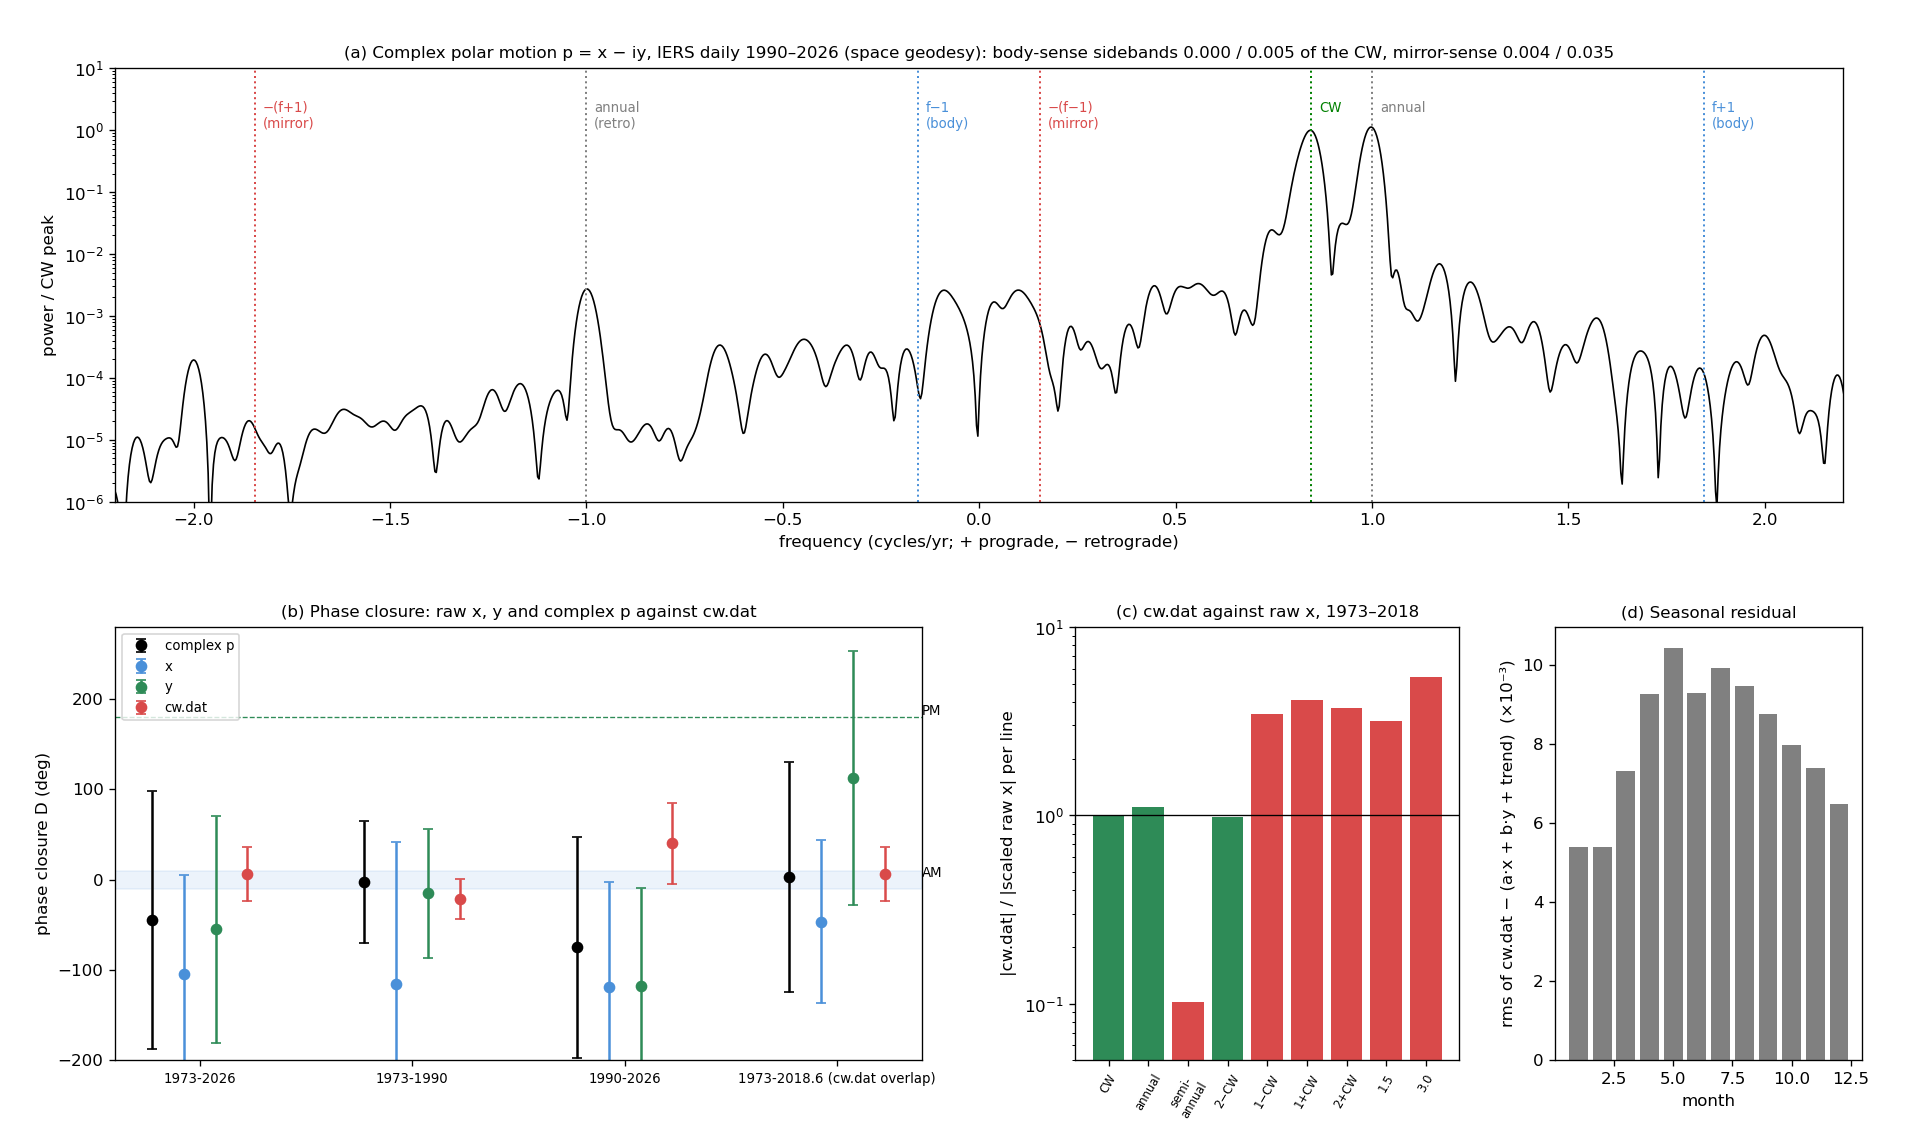

Write the Python code that produced this figure.
#!/usr/bin/env python3
"""Is the annual amplitude modulation of the Chandler wobble in the Earth, or in how cw.dat was made? (2026-10-23)
Discussion: cw_data_tests.md, section 2.

Data: IERS Rapid Service daily polar motion (USNO finals2000A.all, measured rows only, 1973-now; fetch_eop.py),
averaged into 0.05-yr bins like cw.dat.

Two tests of the 1 -/+ CW sidebands:
  phase closure  D = phi(f+1) + phi(f-1) - 2 phi(f): 0 for amplitude modulation, 180 deg for phase modulation;
                 run on x and y separately (as for cw.dat) and on complex polar motion p = x - i y (CW prograde)
  sense test     in p, a modulation of the wobble itself rescales a circular motion, so its sidebands are one-sided:
                 +(f+1) = +1.843 and +(f-1) = -0.157 cycles/yr only. A modulation (or processing step) acting on one
                 component alone is a real-signal product and puts equal power at the mirror lines -1.843 and +0.157.
                 R = mirror-sense / body-sense sideband power: 0 for the body, 1 for a single-component artifact.
    python3 cw_eop_closure.py  -> cw_eop_closure.png, cw_eop_closure.json
"""
import json
from pathlib import Path

import matplotlib
import numpy as np

matplotlib.use("Agg")
import matplotlib.pyplot as plt  # noqa: E402

HERE = Path(__file__).resolve().parent
FINALS = HERE / "data" / "finals2000A.all"
YEAR = 365.2422
T_REF = 2000.0
DT = 0.05
WINDOWS = {"1973-2026": (1973.0, 2026.9), "1973-1990": (1973.0, 1990.0), "1990-2026": (1990.0, 2026.9),
           "1973-2018.6 (cw.dat overlap)": (1973.0, 2018.6)}


def load_finals():
    t, x, y = [], [], []
    for line in FINALS.read_text().splitlines():
        if len(line) < 46 or line[16] != "I":
            continue
        mjd = float(line[7:15]); t.append(2000.0 + (mjd - 51544.5) / 365.25)
        x.append(float(line[18:27])); y.append(float(line[37:46]))
    t, x, y = map(np.array, (t, x, y))
    edges = np.arange(np.floor(t[0] / DT) * DT, t[-1] + DT, DT)
    k = np.digitize(t, edges) - 1
    n = np.bincount(k, minlength=len(edges)); ok = n >= 5
    tb = (edges[:-1] + DT / 2)[ok[:-1]]
    xb = (np.bincount(k, x, len(edges)) / np.maximum(n, 1))[:-1][ok[:-1]]
    yb = (np.bincount(k, y, len(edges)) / np.maximum(n, 1))[:-1][ok[:-1]]
    return tb, xb, yb


def fit_lines(t, z, freqs, poly=2):
    """Least squares z ~ poly(t) + sum c_nu exp(i 2 pi nu (t - T_REF)); complex z, signed frequencies.
    For real z, pass pairs of cos/sin by fitting the real and imaginary parts of c separately (real=True)."""
    tc = (t - t.mean()) / 50.0
    cols = [tc ** k for k in range(poly + 1)] + [np.exp(2j * np.pi * nu * (t - T_REF)) for nu in freqs]
    G = np.column_stack(cols).astype(complex)
    c, *_ = np.linalg.lstsq(G, z.astype(complex), rcond=None)
    return dict(zip(freqs, c[poly + 1:])), z - G @ c, G @ c


def fit_real(t, x, freqs, poly=2):
    """Real series: cos/sin at each positive frequency; returns phasors A e^{i phi} for x = A cos(2 pi f t + phi)."""
    tc = (t - t.mean()) / 50.0
    cols = [tc ** k for k in range(poly + 1)]
    for f in freqs:
        ph = 2 * np.pi * f * (t - T_REF); cols += [np.cos(ph), np.sin(ph)]
    G = np.column_stack(cols); c, *_ = np.linalg.lstsq(G, x, rcond=None)
    out = {f: complex(c[poly + 1 + 2 * i], -c[poly + 2 + 2 * i]) for i, f in enumerate(freqs)}
    return out, x - G @ c, G @ c


def closure(c, fc):
    D = np.angle(c[fc + 1] * c[fc - 1] / c[fc] ** 2)
    z = c[fc] / c[fc + 1] / abs(c[fc] / c[fc + 1]) + c[fc - 1] / c[fc] / abs(c[fc - 1] / c[fc])
    return float(D), float((np.angle(z) / (2 * np.pi)) % 1.0 * YEAR)


def complex_freqs(fc):
    return [fc, -fc, 1.0, -1.0, 2.0, -2.0, fc + 1, fc - 1, -(fc + 1), -(fc - 1), fc + 2, fc - 2]


def real_freqs(fc):
    return [fc, fc + 1, fc - 1, fc + 2, fc - 2, 1.0, 2.0]   # fc - 1, fc - 2 negative: the folded images


def best_fc(t, z, cplx):
    grid = np.linspace(0.835, 0.852, 171)
    if cplx:
        return float(grid[np.argmax([abs(fit_lines(t, z, [f, 1.0, -1.0])[0][f]) for f in grid])])
    return float(grid[np.argmax([abs(fit_real(t, z, [f, 1.0])[0][f]) for f in grid])])


def analyse_complex(t, p, nboot=300, seed=0):
    fc = best_fc(t, p, True)
    c, resid, model = fit_lines(t, p, complex_freqs(fc))
    D, day = closure(c, fc)
    A = abs(c[fc])
    body = abs(c[fc + 1]) ** 2 + abs(c[fc - 1]) ** 2
    mirror = abs(c[-(fc + 1)]) ** 2 + abs(c[-(fc - 1)]) ** 2
    r = dict(fc=fc, cw_amp_mas=1e3 * A, ratio_u=abs(c[fc + 1]) / A, ratio_l=abs(c[fc - 1]) / A,
             mirror_u=abs(c[-(fc + 1)]) / A, mirror_l=abs(c[-(fc - 1)]) / A, R=float(mirror / body),
             retro_cw=abs(c[-fc]) / A, D=D, am_peak_day=day)
    rng = np.random.default_rng(seed); blk = 40; n = len(p); Ds, days, Rs = [], [], []
    for _ in range(nboot):
        st = rng.integers(0, n - blk, n // blk + 1)
        pb = model + np.concatenate([resid[s:s + blk] for s in st])[:n]
        cb, _, _ = fit_lines(t, pb, complex_freqs(fc)); d, dd = closure(cb, fc); Ds.append(d); days.append(dd)
        Rs.append((abs(cb[-(fc + 1)]) ** 2 + abs(cb[-(fc - 1)]) ** 2) / (abs(cb[fc + 1]) ** 2 + abs(cb[fc - 1]) ** 2))
    circ = lambda a: float(np.degrees(np.sqrt(-2 * np.log(abs(np.mean(np.exp(1j * np.array(a))))))))
    r["D_sd_deg"] = circ(Ds); r["am_peak_day_sd"] = circ(2 * np.pi * np.array(days) / YEAR) / 360 * YEAR
    r["R_p16_p84"] = [float(np.percentile(Rs, 16)), float(np.percentile(Rs, 84))]
    return r


def analyse_real(t, x, nboot=300, seed=0):
    fc = best_fc(t, x, False)
    c, resid, model = fit_real(t, x, real_freqs(fc))
    D, day = closure(c, fc); A = abs(c[fc])
    r = dict(fc=fc, ratio_u=abs(c[fc + 1]) / A, ratio_l=abs(c[fc - 1]) / A, D=D, am_peak_day=day)
    rng = np.random.default_rng(seed); blk = 40; n = len(x); Ds = []
    for _ in range(nboot):
        st = rng.integers(0, n - blk, n // blk + 1)
        cb, _, _ = fit_real(t, model + np.concatenate([resid[s:s + blk] for s in st])[:n], real_freqs(fc))
        Ds.append(closure(cb, fc)[0])
    r["D_sd_deg"] = float(np.degrees(np.sqrt(-2 * np.log(abs(np.mean(np.exp(1j * np.array(Ds))))))))
    return r


def which_component(tb, xb, yb, td, xd):
    """Correlate cw.dat with x and y after removing a quadratic, over the overlap (both on the 0.05-yr grid)."""
    m = (td >= tb[0]) & (td <= tb[-1])
    out = {}
    for name, s in (("x", xb), ("y", yb)):
        si = np.interp(td[m], tb, s)
        tc = td[m] - td[m].mean(); P = np.polyval(np.polyfit(tc, si, 2), tc)
        out[name] = float(np.corrcoef(si - P, xd[m])[0, 1])
    k = np.polyfit(np.interp(td[m], tb, xb if abs(out["x"]) > abs(out["y"]) else yb) -
                   np.polyval(np.polyfit(td[m] - td[m].mean(), np.interp(td[m], tb, xb if abs(out["x"]) > abs(out["y"]) else yb), 2),
                              td[m] - td[m].mean()), xd[m], 1)[0]
    out["scale_cwdat_per_arcsec"] = float(k)
    return out


def cwdat_vs_raw(tb, xb, yb, td, xd, a=1973.0, b=2018.6):
    """How cw.dat relates to raw x, y: per-line gains, what is left after regressing on x and y, and its season."""
    m = (td >= a) & (td <= b); t, c = td[m], xd[m]
    x, y = np.interp(t, tb, xb), np.interp(t, tb, yb)
    fc = 0.8427
    fr = [fc, fc + 1, fc - 1, fc + 2, fc - 2, 1.0, 2.0, 1.5, 3.0]
    cc, _, _ = fit_real(t, c, fr); cx, _, _ = fit_real(t, x, fr)
    k0 = abs(cc[fc] / cx[fc])
    gains = {f"{f:.4f}": dict(cwdat=abs(cc[f]), x_scaled=abs(cx[f]) * k0, gain=abs(cc[f] / cx[f]) / k0) for f in fr}
    tc = t - t.mean()
    G = np.column_stack([x, y, np.ones_like(t), tc, tc ** 2]); k, *_ = np.linalg.lstsq(G, c, rcond=None); r = c - G @ k
    month = ((t % 1) * 12).astype(int)
    seg = {}
    for s0, s1 in ((1973, 1985), (1985, 1997), (1997, 2009), (2009, 2018.6)):
        mm = (t >= s0) & (t < s1); Gs = np.column_stack([x[mm], np.ones(mm.sum()), tc[mm]])
        seg[f"{s0}-{s1}"] = float(np.linalg.lstsq(Gs, c[mm], rcond=None)[0][0])
    def pk(sig, lo, hi):
        s = (sig - sig.mean()) * np.hanning(len(sig)); f = np.fft.rfftfreq(len(s) * 8, DT)
        P = np.abs(np.fft.rfft(s, len(s) * 8)) ** 2; return P[(f > lo) & (f < hi)].max()
    ref = pk(c, 0.8, 0.9)
    d = np.diff(td); brk = [float(td[j + 1]) for j in np.where(abs(d - DT) > 1e-4)[0]]
    return dict(window=[a, b], fc=fc, x_coef=float(k[0]), y_coef=float(k[1]), resid_over_cwdat_std=float(r.std() / c.std()),
                gains=gains, gain_by_segment=seg, resid_rms_by_month=[float(r[month == j].std()) for j in range(12)],
                sat_power_cwdat=[pk(c, 0.12, 0.2) / ref, pk(c, 1.8, 1.9) / ref],
                sat_power_resid=[pk(r, 0.12, 0.2) / ref, pk(r, 1.8, 1.9) / ref], grid_breaks=brk)


def main():
    if not FINALS.exists():
        raise SystemExit("data/finals2000A.all missing: run fetch_eop.py first")
    tb, xb, yb = load_finals()
    p = xb - 1j * yb                                   # prograde convention: the CW turns at +0.843 cycles/yr
    cw = np.loadtxt(HERE.parent / "cw.dat"); td, xd = cw[:, 0], cw[:, 1]
    out = {"span": [float(tb[0]), float(tb[-1])], "n": int(len(tb)), "component": which_component(tb, xb, yb, td, xd),
           "cwdat_vs_raw": cwdat_vs_raw(tb, xb, yb, td, xd), "windows": {}}
    for name, (a, b) in WINDOWS.items():
        m = (tb >= a) & (tb < b)
        w = {"complex p": analyse_complex(tb[m], p[m]), "x": analyse_real(tb[m], xb[m]), "y": analyse_real(tb[m], yb[m])}
        md = (td >= a) & (td < b)
        if md.sum() > 200:
            w["cw.dat"] = analyse_real(td[md], xd[md])
        out["windows"][name] = w
    (HERE / "cw_eop_closure.json").write_text(json.dumps(out, indent=1))
    report(out)
    plot(tb, p, out)


def report(out):
    print(f"finals2000A: {out['span'][0]:.2f}-{out['span'][1]:.2f}, {out['n']} bins; cw.dat vs x/y: {out['component']}")
    v = out["cwdat_vs_raw"]
    print(f"cw.dat = {v['x_coef']:.4f} x + {v['y_coef']:.4f} y + ...; resid/cw.dat std {v['resid_over_cwdat_std']:.3f}; "
          f"grid breaks {v['grid_breaks']}; gain by segment {v['gain_by_segment']}")
    for f, g in v["gains"].items():
        print(f"  line {f}: cw.dat {g['cwdat']:.5f}  scaled x {g['x_scaled']:.5f}  gain {g['gain']:.2f}")
    print("  satellite power (0.157, 1.843) / CW: cw.dat", [f"{q:.1e}" for q in v["sat_power_cwdat"]],
          " residual", [f"{q:.1e}" for q in v["sat_power_resid"]])
    print("  residual rms by month (x1e3):", [round(1e3 * q, 1) for q in v["resid_rms_by_month"]])
    for wn, w in out["windows"].items():
        print(f"== {wn}")
        for k, r in w.items():
            s = (f"  {k:10s} fc {r['fc']:.4f}  sidebands u/l {r['ratio_u']:.3f}/{r['ratio_l']:.3f}  "
                 f"D {np.degrees(r['D']):6.1f} +- {r['D_sd_deg']:4.1f}  AM peak day {r['am_peak_day']:.0f}")
            if "R" in r:
                s += (f"  mirror u/l {r['mirror_u']:.3f}/{r['mirror_l']:.3f}  R {r['R']:.3f} "
                      f"[{r['R_p16_p84'][0]:.3f}, {r['R_p16_p84'][1]:.3f}]  day sd {r['am_peak_day_sd']:.0f}  "
                      f"retro CW {r['retro_cw']:.3f}")
            print(s)


def plot(tb, p, out):
    fig = plt.figure(figsize=(16, 9.5))
    ax = fig.add_axes([0.06, 0.56, 0.9, 0.38])
    m = tb >= 1990
    tt, pp = tb[m], p[m]
    tc = (tt - tt.mean()) / 50; G = np.column_stack([tc ** k for k in range(3)])
    pp = pp - G @ np.linalg.lstsq(G, pp, rcond=None)[0]
    w = np.hanning(len(pp)); nf = len(pp) * 8
    P = np.abs(np.fft.fftshift(np.fft.fft(pp * w, nf))) ** 2; f = np.fft.fftshift(np.fft.fftfreq(nf, DT))
    P /= P[(f > 0.8) & (f < 0.9)].max()
    ax.semilogy(f, P, color="k", lw=1)
    fc = out["windows"]["1990-2026"]["complex p"]["fc"]
    for v, lab, col in [(fc, "CW", "g"), (1, "annual", "0.5"), (-1, "annual\n(retro)", "0.5"),
                        (fc + 1, "f+1\n(body)", "#4a90d9"), (fc - 1, "f−1\n(body)", "#4a90d9"),
                        (-(fc + 1), "−(f+1)\n(mirror)", "#d94a4a"), (-(fc - 1), "−(f−1)\n(mirror)", "#d94a4a")]:
        ax.axvline(v, color=col, ls=":", lw=1.2); ax.text(v + 0.02, 3, lab, color=col, fontsize=8, va="top")
    ax.set_xlim(-2.2, 2.2); ax.set_ylim(1e-6, 10); ax.set_xlabel("frequency (cycles/yr; + prograde, − retrograde)")
    ax.set_ylabel("power / CW peak")
    r = out["windows"]["1990-2026"]["complex p"]
    ax.set_title(f"(a) Complex polar motion p = x − iy, IERS daily 1990–2026 (space geodesy): body-sense sidebands "
                 f"{r['ratio_u']:.3f} / {r['ratio_l']:.3f} of the CW, mirror-sense {r['mirror_u']:.3f} / {r['mirror_l']:.3f}",
                 fontsize=10)

    ax = fig.add_axes([0.06, 0.07, 0.42, 0.38])  # (b)
    names = list(out["windows"]); series = ["complex p", "x", "y", "cw.dat"]
    cols = {"complex p": "k", "x": "#4a90d9", "y": "#2e8b57", "cw.dat": "#d94a4a"}
    for i, wn in enumerate(names):
        for j, s in enumerate(series):
            if s not in out["windows"][wn]:
                continue
            r = out["windows"][wn][s]; D = np.degrees(r["D"]); D = D - 360 if D > 260 else D
            ax.errorbar(i + (j - 1.5) * 0.15, D, yerr=r["D_sd_deg"], fmt="o", color=cols[s], capsize=3,
                        label=s if i == 0 else None)
    ax.axhspan(-10, 10, color="#4a90d9", alpha=0.1); ax.axhline(180, color="#2e8b57", ls="--", lw=0.8)
    ax.text(len(names) - 0.6, 3, "AM", fontsize=8); ax.text(len(names) - 0.6, 183, "PM", fontsize=8)
    ax.set_xticks(range(len(names))); ax.set_xticklabels(names, fontsize=8); ax.set_ylim(-200, 280)
    ax.set_ylabel("phase closure D (deg)"); ax.legend(fontsize=8, loc="upper left")
    ax.set_title("(b) Phase closure: raw x, y and complex p against cw.dat", fontsize=10)

    v = out["cwdat_vs_raw"]
    ax = fig.add_axes([0.56, 0.07, 0.2, 0.38])
    labels = {"0.8427": "CW", "1.0000": "annual", "2.0000": "semi-\nannual", "-0.1573": "1−CW", "1.8427": "1+CW",
              "2.8427": "2+CW", "-1.1573": "2−CW", "1.5000": "1.5", "3.0000": "3.0"}
    keys = ["0.8427", "1.0000", "2.0000", "-1.1573", "-0.1573", "1.8427", "2.8427", "1.5000", "3.0000"]
    g = [v["gains"][k]["gain"] for k in keys]
    ax.bar(range(len(keys)), g, color=["#2e8b57" if 0.8 < q < 1.25 else "#d94a4a" for q in g])
    ax.axhline(1, color="k", lw=0.8); ax.set_yscale("log"); ax.set_ylim(0.05, 10)
    ax.set_xticks(range(len(keys))); ax.set_xticklabels([labels[k] for k in keys], fontsize=7, rotation=60)
    ax.set_ylabel("|cw.dat| / |scaled raw x| per line")
    ax.set_title("(c) cw.dat against raw x, 1973–2018", fontsize=10)
    ax = fig.add_axes([0.81, 0.07, 0.16, 0.38])
    ax.bar(range(1, 13), 1e3 * np.array(v["resid_rms_by_month"]), color="0.5")
    ax.set_xlabel("month"); ax.set_ylabel("rms of cw.dat − (a·x + b·y + trend)  (×10⁻³)")
    ax.set_title("(d) Seasonal residual", fontsize=10)
    fig.savefig(HERE / "cw_eop_closure.png", dpi=120); plt.close(fig)


if __name__ == "__main__":
    main()
